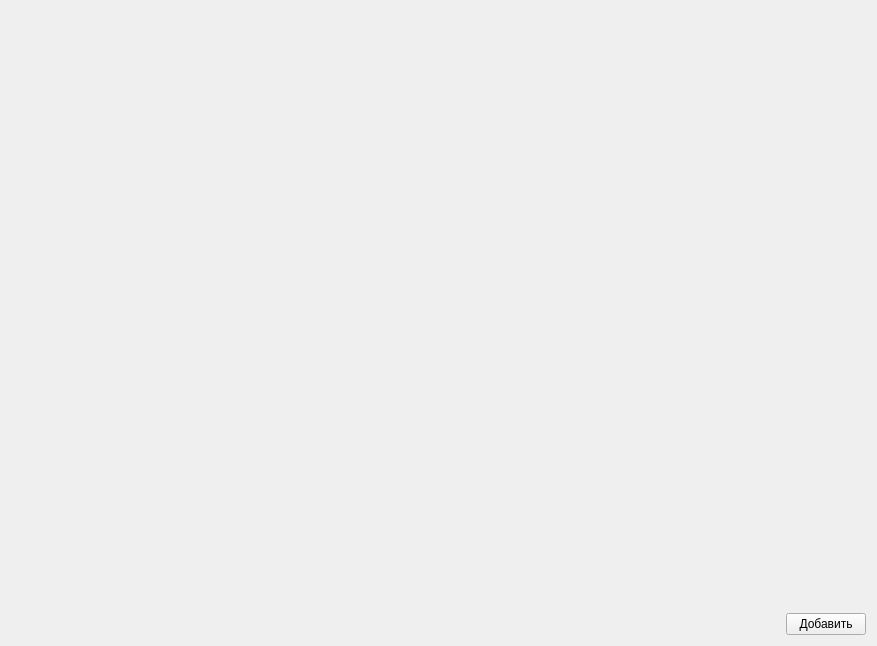
<?xml version="1.0" encoding="UTF-8"?>
<ui version="4.0">
 <class>LabelsBase</class>
 <widget class="QWidget" name="LabelsBase">
  <property name="geometry">
   <rect>
    <x>0</x>
    <y>0</y>
    <width>877</width>
    <height>646</height>
   </rect>
  </property>
  <property name="windowTitle">
   <string>Form</string>
  </property>
  <layout class="QGridLayout" name="gridLayout">
   <item row="0" column="0" colspan="2">
    <widget class="QWidget" name="tableLabelsBaseWgt" native="true"/>
   </item>
   <item row="1" column="0">
    <spacer name="horizontalSpacer">
     <property name="orientation">
      <enum>Qt::Horizontal</enum>
     </property>
     <property name="sizeHint" stdset="0">
      <size>
       <width>770</width>
       <height>20</height>
      </size>
     </property>
    </spacer>
   </item>
   <item row="1" column="1">
    <widget class="QPushButton" name="addBtn">
     <property name="text">
      <string>Добавить</string>
     </property>
    </widget>
   </item>
  </layout>
 </widget>
 <resources/>
 <connections/>
</ui>
